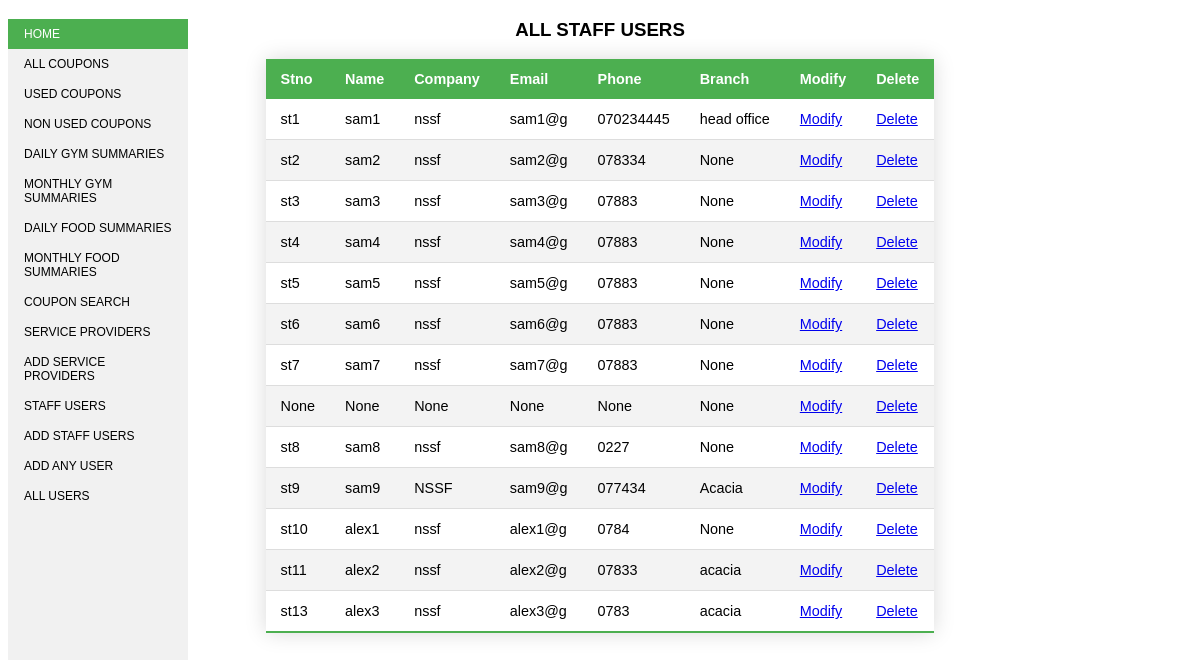
The app's page /show_end_users with its own data.
### models.py (models this page shows)
class End_users(db.Model):
    id = db.Column('eu_id', db.Integer, primary_key = True)
    stno = db.Column(db.String(10), unique=True)
    name = db.Column(db.String(100))
    company = db.Column(db.String(100))
    email = db.Column(db.String(100))
    phone = db.Column(db.String(100))
    branch = db.Column(db.String(100))

### main.py (the view)
@main.route('/show_end_users')
def show_end_users():
    eus = End_users.query.all()
    return render_template('show_end_users.html', eus=eus )

### main.py (called while the page is built)
@main.before_request
def before_request():
    g.user = current_user

### templates/show_end_users.html
{% extends "base5.html" %}
{% block content %}
      <h3>
       ALL STAFF USERS
      </h3>
      <table>
         <thead>
            <tr>
               <th>Stno</th>
               <th>Name</th>
               <th>Company</th>
               <th>Email</th>
               <th>Phone</th>
               <th>Branch</th>
               <th>Modify</th>
               <th>Delete</th>
            </tr>
         </thead>
         <tbody>
            {% for eu in eus %}
               <tr>
                  <td>{{ eu.stno }}</td>
                  <td>{{ eu.name }}</td>
                  <td>{{ eu.company }}</td>
                  <td>{{ eu.email }}</td>
                  <td>{{ eu.phone }}</td>
                  <td>{{ eu.branch }}</td>
                  <td><a href="/update_end_users/{{eu.id}}">Modify</a></td>
                  <td><a href="/delete_end_users/{{ eu.id }}" >Delete</a></td>
               </tr>
            {% endfor %}
         </tbody>
      </table>
{% endblock %}

### templates/base5.html (style rules this page uses)
table { border-collapse: collapse; margin-left: auto; margin-right: auto; font-size: 0.9em; font-family: sans-serif; min-width: 400px; box-shadow: 0 0 20px rgba(0, 0, 0, 0.15); }
table thead tr { background-color: #4CAF50; color: #ffffff; text-align: left; }
table th, table td { padding: 12px 15px; }
table tbody tr { border-bottom: 1px solid #dddddd; }
table tbody tr:nth-of-type(even) { background-color: #f3f3f3; }
table tbody tr:last-of-type { border-bottom: 2px solid #4CAF50; }
h3, h1 { text-align:center; font-family: sans-serif; }

### records on screen
End_users: stno "st1", name "sam1", company "nssf", email "sam1@g", phone "070234445", branch "head office"
End_users: stno "st2", name "sam2", company "nssf", email "sam2@g", phone "078334", branch "None"
End_users: stno "st3", name "sam3", company "nssf", email "sam3@g", phone "07883", branch "None"
End_users: stno "st4", name "sam4", company "nssf", email "sam4@g", phone "07883", branch "None"
End_users: stno "st5", name "sam5", company "nssf", email "sam5@g", phone "07883", branch "None"
End_users: stno "st6", name "sam6", company "nssf", email "sam6@g", phone "07883", branch "None"
End_users: stno "st7", name "sam7", company "nssf", email "sam7@g", phone "07883", branch "None"
End_users: stno "None", name "None", company "None", email "None", phone "None", branch "None"
End_users: stno "st8", name "sam8", company "nssf", email "sam8@g", phone "0227", branch "None"
End_users: stno "st9", name "sam9", company "NSSF", email "sam9@g", phone "077434", branch "Acacia"
End_users: stno "st10", name "alex1", company "nssf", email "alex1@g", phone "0784", branch "None"
End_users: stno "st11", name "alex2", company "nssf", email "alex2@g", phone "07833", branch "acacia"
End_users: stno "st13", name "alex3", company "nssf", email "alex3@g", phone "0783", branch "acacia"
